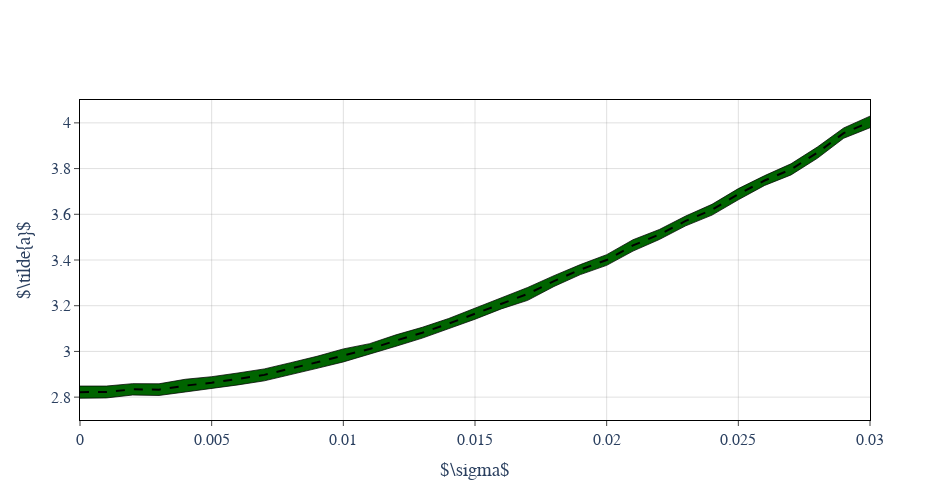

Notebook code cell kept with this figure:
### Code cell
pio.templates.default = 'plotly_white'

fig = go.Figure()

fig.add_trace(
    go.Scatter(
        x=sigmas,
        y=coefs_df[r'$\tilde{a}$']+coefs_df[r'$\Delta \tilde{a}$'],
        mode='lines',
        line=dict(color='black', width=0.75),
    )
)

fig.add_trace(
    go.Scatter(
        x=sigmas,
        y=coefs_df[r'$\tilde{a}$']-coefs_df[r'$\Delta \tilde{a}$'],
        fill='tonexty',
        fillcolor='darkgreen',
        mode='lines',
        line=dict(color='black', width=0.75)
    )
)

fig.add_trace(
    go.Scatter(
        x=sigmas,
        y=coefs_df[r'$\tilde{a}$'],
        mode='lines',#'lines+markers',
        line=dict(
            dash='dash',
            color='black'
        ),
        marker=dict(
            color='black',
            size=8,
            symbol='x'
        ),
    )
)

xaxis = lambda range: dict(
    showline=True,
    ticks='outside',
    mirror=True,
    tick0=1,
    dtick=0.005,
    range=range,
    linecolor='black',
    showgrid=True,
    gridcolor='grey',
    gridwidth=0.25,
)

yaxis = lambda range: dict(
    showline=True,
    ticks='outside',
    mirror=True,
    linecolor='black',
    range=range,
    showgrid=True,
    gridcolor='grey',
    gridwidth=0.25,
    zeroline=True,
    zerolinecolor='black',
    zerolinewidth=0.25
)

fig.update_layout(
    xaxis_title=r"$\sigma$",
    yaxis_title=r'$\tilde{a}$',
    xaxis = xaxis([0, 0.03]),
    yaxis = yaxis([2.7, 4.1]),

    showlegend=False,
    height=500,
    width=950,
    font=dict(
            family="Times New Roman",
            size=16,
    ),
)

fig.show()
pio.write_image(fig, 'plots/atilde_vs_noise.pdf', height=500, width=950)

### Figure 1 — Plotly figure (JSON) as saved in the notebook; plotly's stock layout.template omitted (floating-point values rounded to 4 significant figures)
{"data": [{"line": {"color": "black", "width": 0.75}, "mode": "lines", "type": "scatter", "x": [0, 0.001, 0.002, 0.003, 0.004, 0.005, 0.006, 0.007, 0.008, 0.009, 0.01, 0.011, 0.012, 0.013, 0.014, 0.015, 0.016, 0.017, 0.018, 0.019, 0.02, 0.021, 0.022, 0.023, 0.024, 0.025, 0.026, 0.027, 0.028, 0.029, 0.03], "y": [2.849, 2.849, 2.859, 2.858, 2.878, 2.889, 2.906, 2.924, 2.951, 2.979, 3.011, 3.034, 3.073, 3.106, 3.144, 3.19, 3.234, 3.28, 3.332, 3.38, 3.423, 3.489, 3.533, 3.592, 3.644, 3.712, 3.769, 3.821, 3.894, 3.978, 4.029]}, {"fill": "tonexty", "fillcolor": "darkgreen", "line": {"color": "black", "width": 0.75}, "mode": "lines", "type": "scatter", "x": [0, 0.001, 0.002, 0.003, 0.004, 0.005, 0.006, 0.007, 0.008, 0.009, 0.01, 0.011, 0.012, 0.013, 0.014, 0.015, 0.016, 0.017, 0.018, 0.019, 0.02, 0.021, 0.022, 0.023, 0.024, 0.025, 0.026, 0.027, 0.028, 0.029, 0.03], "y": [2.795, 2.797, 2.809, 2.807, 2.823, 2.837, 2.854, 2.871, 2.9, 2.926, 2.954, 2.987, 3.023, 3.058, 3.099, 3.141, 3.186, 3.223, 3.284, 3.336, 3.377, 3.439, 3.49, 3.549, 3.596, 3.664, 3.726, 3.772, 3.845, 3.933, 3.979]}, {"line": {"color": "black", "dash": "dash"}, "marker": {"color": "black", "size": 8, "symbol": "x"}, "mode": "lines", "type": "scatter", "x": [0, 0.001, 0.002, 0.003, 0.004, 0.005, 0.006, 0.007, 0.008, 0.009, 0.01, 0.011, 0.012, 0.013, 0.014, 0.015, 0.016, 0.017, 0.018, 0.019, 0.02, 0.021, 0.022, 0.023, 0.024, 0.025, 0.026, 0.027, 0.028, 0.029, 0.03], "y": [2.822, 2.823, 2.834, 2.833, 2.85, 2.863, 2.88, 2.897, 2.926, 2.952, 2.983, 3.01, 3.048, 3.082, 3.121, 3.165, 3.21, 3.252, 3.308, 3.358, 3.4, 3.464, 3.512, 3.571, 3.62, 3.688, 3.748, 3.797, 3.87, 3.955, 4.004]}], "layout": {"font": {"family": "Times New Roman", "size": 16}, "height": 500, "showlegend": false, "width": 950, "xaxis": {"dtick": 0.005, "gridcolor": "grey", "gridwidth": 0.25, "linecolor": "black", "mirror": true, "range": [0, 0.03], "showgrid": true, "showline": true, "tick0": 1, "ticks": "outside", "title": {"text": "$\\sigma$"}}, "yaxis": {"gridcolor": "grey", "gridwidth": 0.25, "linecolor": "black", "mirror": true, "range": [2.7, 4.1], "showgrid": true, "showline": true, "ticks": "outside", "title": {"text": "$\\tilde{a}$"}, "zeroline": true, "zerolinecolor": "black", "zerolinewidth": 0.25}}}
